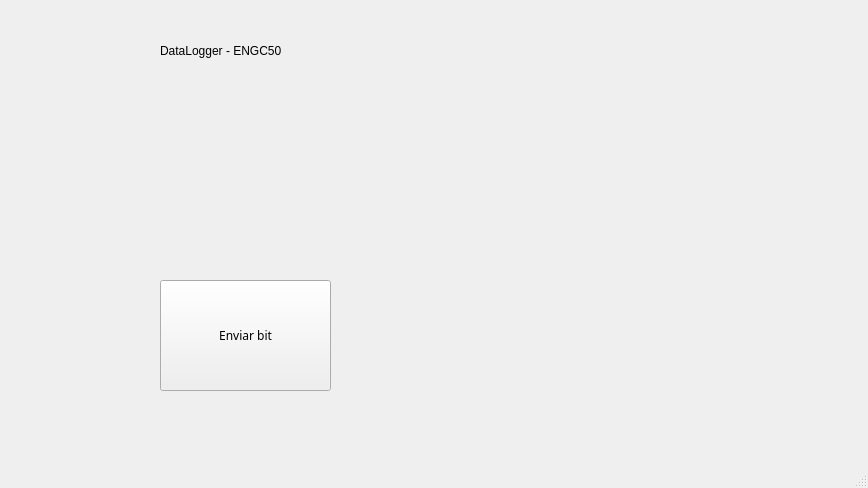
<?xml version="1.0" encoding="UTF-8"?>
<ui version="4.0">
 <class>MainWindow</class>
 <widget class="QMainWindow" name="MainWindow">
  <property name="geometry">
   <rect>
    <x>0</x>
    <y>0</y>
    <width>868</width>
    <height>488</height>
   </rect>
  </property>
  <property name="windowTitle">
   <string>MainWindow</string>
  </property>
  <widget class="QWidget" name="centralwidget">
   <widget class="QPushButton" name="enviarBit">
    <property name="geometry">
     <rect>
      <x>160</x>
      <y>280</y>
      <width>171</width>
      <height>111</height>
     </rect>
    </property>
    <property name="font">
     <font>
      <family>Gubbi</family>
     </font>
    </property>
    <property name="text">
     <string>Enviar bit</string>
    </property>
   </widget>
   <widget class="QLabel" name="label">
    <property name="geometry">
     <rect>
      <x>160</x>
      <y>40</y>
      <width>171</width>
      <height>21</height>
     </rect>
    </property>
    <property name="text">
     <string>DataLogger - ENGC50</string>
    </property>
   </widget>
  </widget>
  <widget class="QMenuBar" name="menubar">
   <property name="geometry">
    <rect>
     <x>0</x>
     <y>0</y>
     <width>868</width>
     <height>22</height>
    </rect>
   </property>
  </widget>
  <widget class="QStatusBar" name="statusbar"/>
 </widget>
 <resources/>
 <connections/>
</ui>
